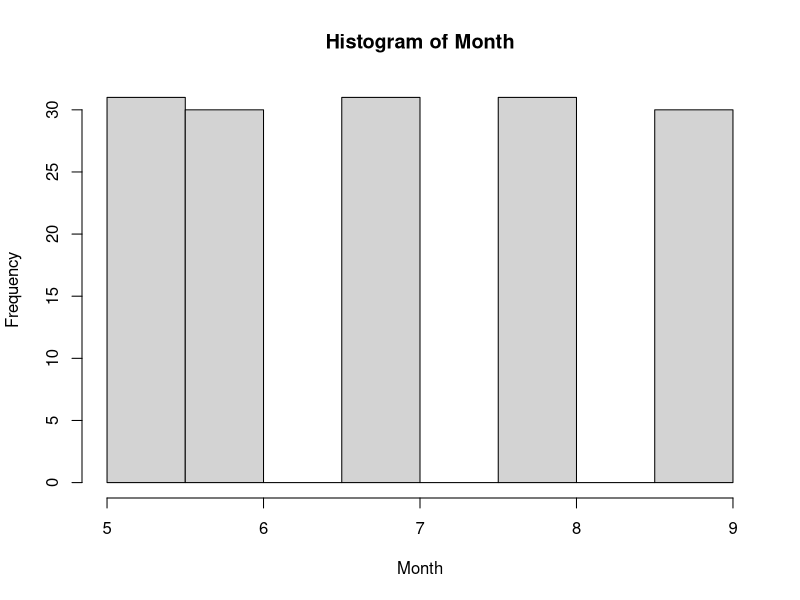
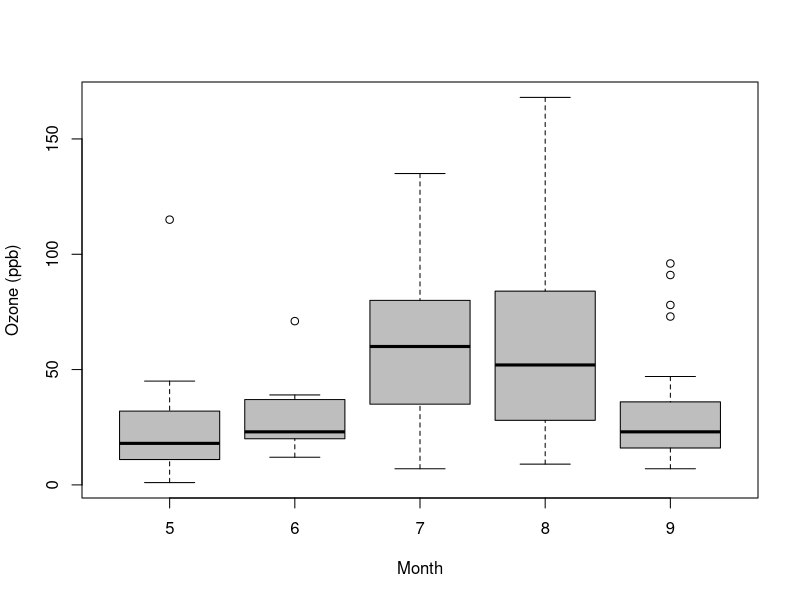
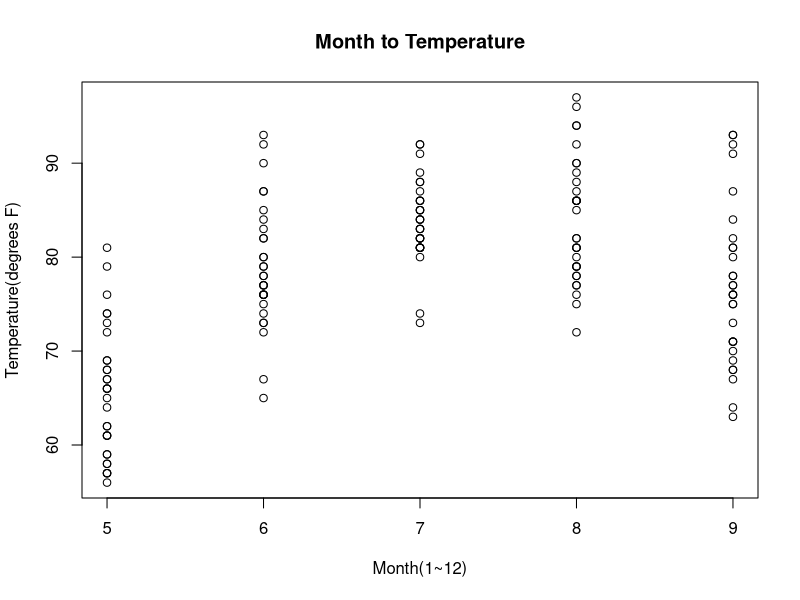
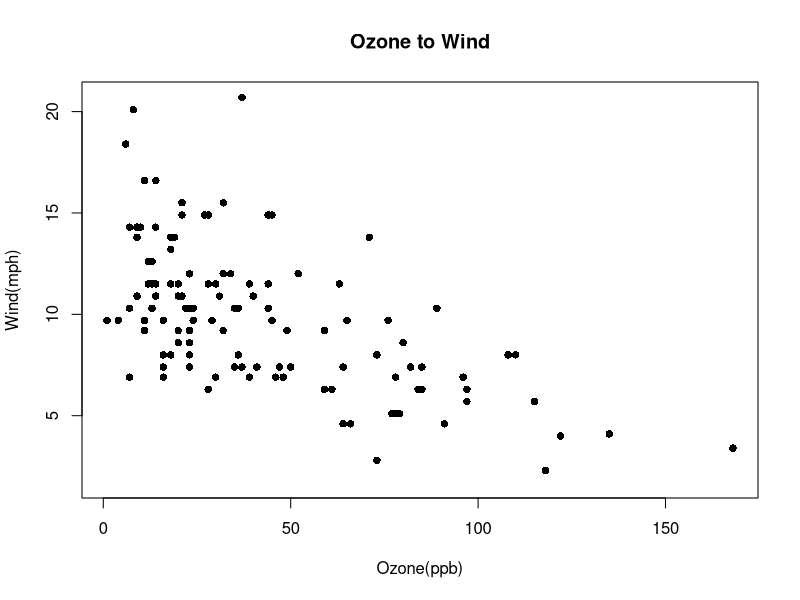
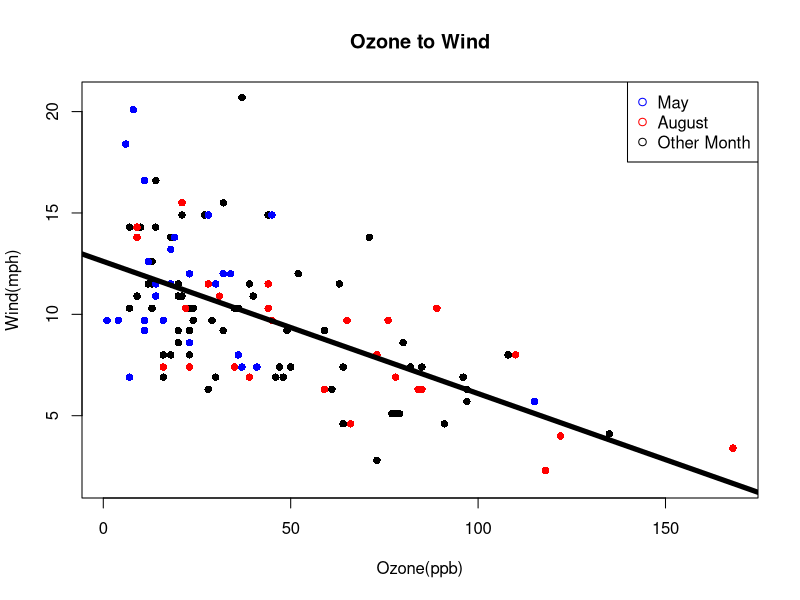
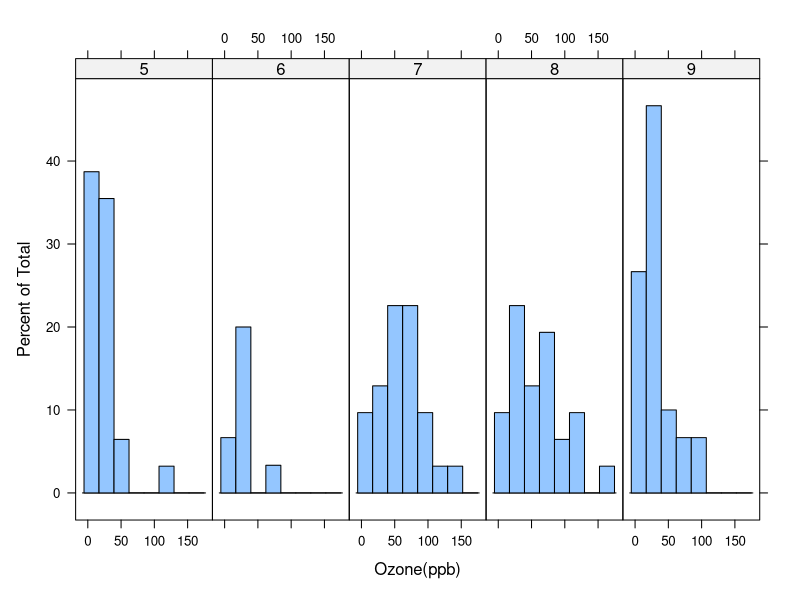
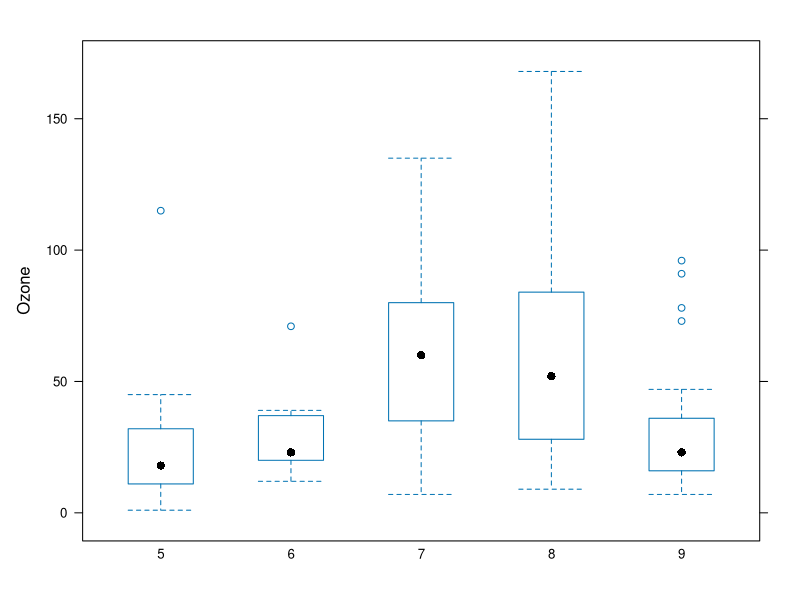
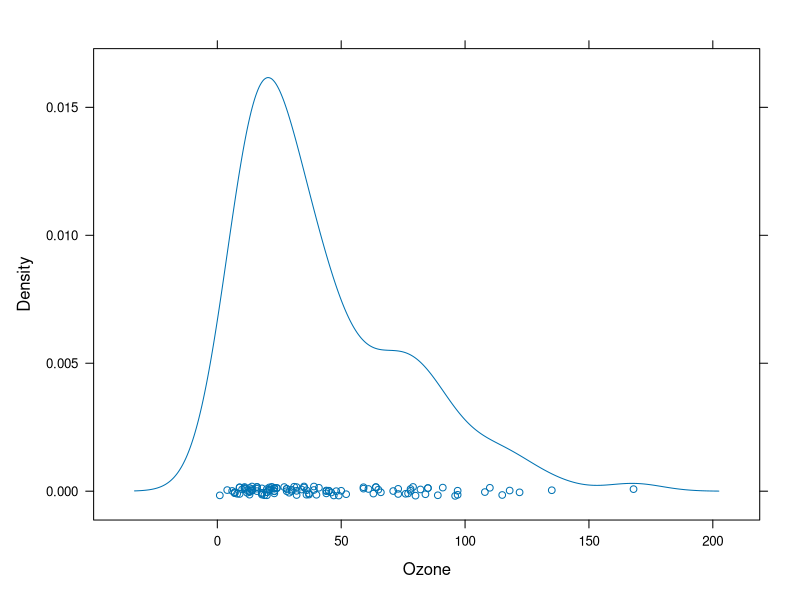

Write R code to recreate these figures, in order.
## ---- chunk 1
library(datasets)
head(airquality)
## ---- chunk 2
hist(x=airquality$Month, 
     main="Histogram of Month",         
     xlab="Month",                      
     ylab="Frequency") 
## ---- chunk 3
boxplot(formula = Ozone ~ Month, 
        data = airquality,       
        xlab = "Month",          
        ylab = "Ozone (ppb)",    
        col ="gray")             
## ---- chunk 4
plot(x=airquality$Month,            
     y=airquality$Temp,             
     main="Month to Temperature",   
     xlab="Month(1~12)",            
     ylab="Temperature(degrees F)")     
## ---- chunk 5
plot(x=airquality$Ozone,
     y=airquality$Wind,
     main="Ozone to Wind",
     xlab="Ozone(ppb)",
     ylab="Wind(mph)",
     pch=16                  
) 
## ---- chunk 6
May_data <- airquality[airquality$Month==5, ] 
Aug_data <- airquality[airquality$Month==8, ] 

plot(x=airquality$Ozone,
     y=airquality$Wind,
     main="Ozone to Wind",
     xlab="Ozone(ppb)",
     ylab="Wind(mph)",
     pch=16                  
) 
points(x=May_data$Ozone,                       
       y=May_data$Wind, 
       pch=16,                 
       col="blue") 

points(x=Aug_data$Ozone, 
       y=Aug_data$Wind, 
       pch=16,               
       col="red")

legend("topright",                                
       pch = 1,                                   
       col = c("blue", "red", "black"),            
       legend = c("May", "August", "Other Month") 
       )

lm.model <- lm(Wind~Ozone, airquality)
 
abline(lm.model,lwd=5)  

## ---- chunk 7
library(lattice)
## ---- chunk 8
airquality$Month <- as.factor(airquality$Month) 

histogram(x= ~ Ozone | Month,  
          data=airquality,     
          xlab="Ozone(ppb)",  
          layout=c(5,1))       
## ---- chunk 9
bwplot(x = Ozone ~ Month,      
       data = airquality,     
       xlab =          
       )
## ---- chunk 10
densityplot( ~ Ozone ,      
            data=airquality
            )
## ---- chunk 11
cloud(x=Wind~Temp+Ozone | Month, 
       data=airquality         
      )
## ---- chunk 12
xyplot(x=Wind~Temp,         
       data=airquality,     
       group = Month,       
       
       auto.key=list(space="top",          
                     columns=5,           
                     title="Month Labels",
                     cex.title=1)         
       )
## ---- chunk 13
library(ggplot2)
## ---- chunk 14
qplot(x=Ozone,                      
      data=airquality,              
      geom="histogram",             
      main = "Histogram of Ozone",  
      xlab="Ozone(ppb)",            
      binwidth = 25,                
      fill= Month                  
      )
## ---- chunk 15
qplot(x=Temp,                               
      y=Ozone,                              
      data=airquality,                      
      geom="point",                         
      main = "Scatter Plot of Ozone-Temp",  
      xlab="Temp",                          
      ylab="Ozone(ppb)",                    
      color= Month                          
      )
## ---- chunk 16
qplot(x=Temp,                             
      data=airquality,                     
      geom="density",        
      xlab="Temp",                         
      color= Month           
)
## ---- chunk 17
qplot(x=Month,                               
      y=Ozone,
      data=airquality,                     
      geom="boxplot",       
      xlab="Temp",                          
      color= Month          
)
## ---- chunk 18
canvas <- ggplot(data=airquality)
## ---- chunk 19
canvas +
geom_histogram(aes(x=Ozone,fill=Month))    
## ---- chunk 20
canvas +
    geom_histogram(aes(x=Ozone,fill=Month)) +
    
    facet_grid(.~Month) 
## ---- chunk 21
ggplot(data=airquality) +   
    
    
    geom_point(aes(x=Temp,  
                   y=Ozone,
                   main="Scatter Plot of Ozone-Temp",
                   color=Month) 
               ) + 
    
    geom_smooth(aes(x=Temp,
                    y=Ozone)) +
    
    
    labs(title="Scatter of Temp-Ozone",
         x="Temp",
         y="Ozone") +
          
    theme_bw()   
